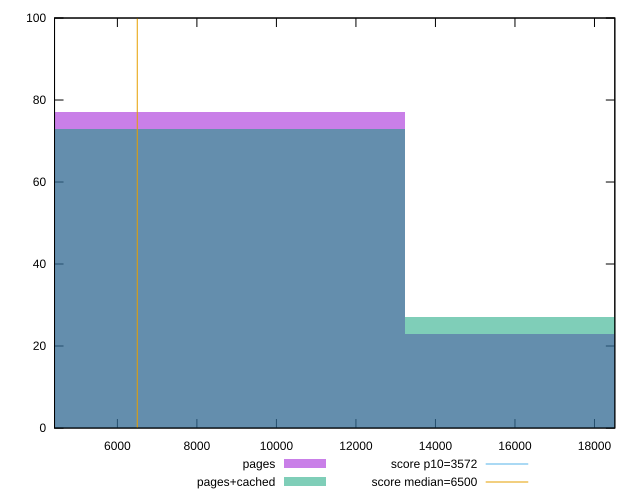

gnuplot code for this plot:
reset

$pages <<EOF
8817.324533656412 77
17634.649067312825 23
EOF

$pagesCached <<EOF
8817.324533656412 73
17634.649067312825 27
EOF

set key outside below
set boxwidth 8817.324533656412
set xrange [4419.302:18511.676999999996]
set yrange [0:100]
set trange [0:100]
set style fill transparent solid 0.5 noborder

set parametric
set terminal svg size 640, 500 enhanced background rgb 'white'
set output "report_00013_2021-02-09T12-04-24.940Z/first-cpu-idle/comparison/histogram/0_vs_1.svg"

plot $pages title "pages" with boxes, \
     $pagesCached title "pages+cached" with boxes, \
     3572,t title "score p10=3572", \
     6500,t title "score median=6500"

reset
